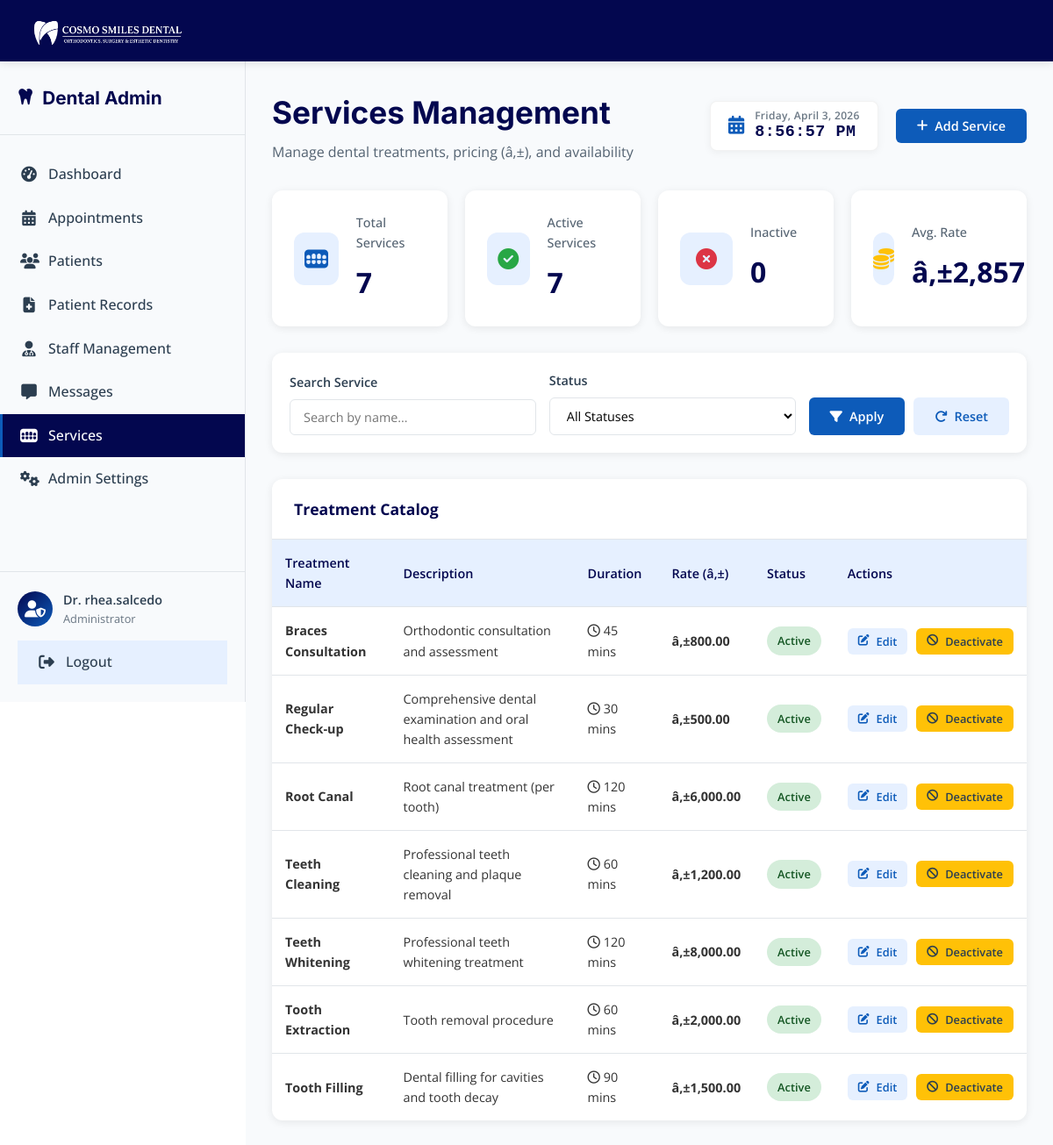
The page /public/admin/admin-services.php (signed in) on the database its author committed.
### tables this page shows
CREATE TABLE `services` (
  `id` int(11) NOT NULL AUTO_INCREMENT,
  `name` varchar(255) NOT NULL,
  `description` text DEFAULT NULL,
  `duration_minutes` int(11) DEFAULT 30,
  `price` decimal(10,2) DEFAULT NULL,
  `is_active` tinyint(1) DEFAULT 1,
  PRIMARY KEY (`id`)
);

### src/Controllers/AdminServiceController.php (called while the page is built, shortened)
<?php
require_once __DIR__ . '/../../config/database.php';
class AdminServiceController {
    private $conn;
    public function __construct() {
        $database = new Database();
        $this->conn = $database->getConnection();
    }
    public function getAllServices($filters = []) {
        try {
            $query = "SELECT * FROM services WHERE 1=1";
            $params = [];
            $query .= " ORDER BY name ASC";
            $stmt = $this->conn->prepare($query);
            $stmt->execute($params);
            return $stmt->fetchAll(PDO::FETCH_ASSOC);
        } catch (PDOException $e) {
            error_log("Error in getAllServices: " . $e->getMessage());
            return [];
        }
    }
    public function getServiceStats() {
        try {
            $stats = [
                'total' => 0,
                'active' => 0,
                'inactive' => 0,
                'avg_price' => 0
            ];
            $query = "SELECT
                        COUNT(*) as total,
                        SUM(CASE WHEN is_active = 1 THEN 1 ELSE 0 END) as active,
                        SUM(CASE WHEN is_active = 0 THEN 1 ELSE 0 END) as inactive,
                        AVG(price) as avg_price
                      FROM services";
            $stmt = $this->conn->prepare($query);
            $stmt->execute();
            $result = $stmt->fetch(PDO::FETCH_ASSOC);
            if ($result) {
                $stats = [
                    'total' => (int)$result['total'],
                    'active' => (int)$result['active'],
                    'inactive' => (int)$result['inactive'],
                    'avg_price' => (float)$result['avg_price']
                ];
            }
            return $stats;
        } catch (PDOException $e) {
            error_log("Error getting service stats: " . $e->getMessage());
            return ['total' => 0, 'active' => 0, 'inactive' => 0, 'avg_price' => 0];
        }
    }
}

### config/env.php (called while the page is built, shortened)
<?php
function env($key, $default = null) {
    $value = $_ENV[$key] ?? getenv($key);
    $lower = strtolower($value);
    return $value;
}

### config/database.php (called while the page is built, shortened)
<?php
require_once __DIR__ . '/env.php';
class Database {
    private $host;
    private $db_name;
    private $username;
    private $password;
    public function __construct() {
        $this->host     = env('DB_HOST', 'localhost');
        $this->db_name  = env('DB_NAME', 'cosmo_smiles_dental');
        $this->username = env('DB_USERNAME', 'root');
        $this->password = env('DB_PASSWORD', '');
    }
    public function getConnection() {
        $this->conn = null;
        try {
            $this->conn = new PDO("mysql:host=" . $this->host . ";dbname=" . $this->db_name, $this->username, $this->password);
            $this->conn->exec("set names utf8");
            $this->conn->setAttribute(PDO::ATTR_ERRMODE, PDO::ERRMODE_EXCEPTION);
        } catch(PDOException $exception) {
            echo "Connection error: " . $exception->getMessage();
        }
        return $this->conn;
    }
}

### public/admin/admin-services.php (the view, shortened to what this page needs)
<?php
require_once __DIR__ . '/../../config/database.php';
require_once __DIR__ . '/../../src/Controllers/AdminServiceController.php';
$controller = new AdminServiceController();
$search = isset($_GET['search']) ? $_GET['search'] : '';
$status = isset($_GET['status']) ? $_GET['status'] : 'all';
$services = $controller->getAllServices([
    'search' => $search,
    'status' => $status
]);
$stats = $controller->getServiceStats();
?>
<!DOCTYPE html>
<html lang="en">
<head>
    <link rel="stylesheet" href="https://cdnjs.cloudflare.com/ajax/libs/font-awesome/6.4.0/css/all.min.css">
</head>
<body>
    <?php  include 'includes/admin-header.php'; ?>
    <div class="admin-container">
        <?php  include 'includes/admin-sidebar.php'; ?>
        <main class="admin-main">
            <div class="dashboard-header">
                <div class="header-content">
                    <h1>Services Management</h1>
                    <p>Manage dental treatments, pricing (â‚±), and availability</p>
                </div>
                <div class="header-actions">
                    <div class="date-display">
                        <i class="fas fa-calendar-alt"></i>
                        <div class="clock-content">
                            <span id="admin-date">Loading...</span>
                            <span id="admin-time">00:00:00 AM</span>
                        </div>
                    </div>
                    <button class="btn btn-primary" onclick="openModal('add')"><i class="fas fa-plus"></i> Add Service</button>
                </div>
            </div>
            <div class="stats-grid">
                <div class="stat-card">
                    <div class="stat-icon"><i class="fas fa-teeth"></i></div>
                    <div class="stat-content">
                        <h3>Total Services</h3>
                        <div class="stat-number"><?php  echo isset($stats['total']) ? $stats['total'] : 0; ?></div>
                    </div>
                </div>
                <div class="stat-card">
                    <div class="stat-icon" style="color:var(--success);"><i class="fas fa-check-circle"></i></div>
                    <div class="stat-content">
                        <h3>Active Services</h3>
                        <div class="stat-number"><?php  echo isset($stats['active']) ? $stats['active'] : 0; ?></div>
                    </div>
                </div>
                <div class="stat-card">
                    <div class="stat-icon" style="color:var(--error);"><i class="fas fa-times-circle"></i></div>
                    <div class="stat-content">
                        <h3>Inactive</h3>
                        <div class="stat-number"><?php  echo isset($stats['inactive']) ? $stats['inactive'] : 0; ?></div>
                    </div>
                </div>
                <div class="stat-card">
                    <div class="stat-icon" style="color:var(--warning);"><i class="fas fa-coins"></i></div>
                    <div class="stat-content">
                        <h3>Avg. Rate</h3>
                        <div class="stat-number">â‚±<?php  echo isset($stats['avg_price']) ? number_format($stats['avg_price'], 0) : 0; ?></div>
                    </div>
                </div>
            </div>
            <div class="staff-filter">
                <form method="GET" class="filter-row">
                    <div class="filter-group">
                        <label>Search Service</label>
                        <input type="text" name="search" class="filter-control" placeholder="Search by name..." value="<?php  echo htmlspecialchars($search); ?>">
                    </div>
                    <div class="filter-group">
                        <label>Status</label>
                        <select name="status" class="filter-control" onchange="this.form.submit()">
                            <option value="all" <?php  echo $status === 'all' ? 'selected' : ''; ?>>All Statuses</option>
                        </select>
                    </div>
                    <div class="filter-actions">
                        <button type="submit" class="btn btn-primary"><i class="fas fa-filter"></i> Apply</button>
                        <a href="admin-services.php" class="btn" style="background:var(--light-accent); color:var(--secondary);"><i class="fas fa-redo"></i> Reset</a>
                    </div>
                </form>
            </div>
            <div class="staff-table-container">
                <div class="table-header">
                    <h3>Treatment Catalog</h3>
                </div>
                <div class="table-content">
                    <table class="staff-table">
                        <thead>
                            <tr>
                                <th>Treatment Name</th>
                                <th>Description</th>
                                <th>Duration</th>
                                <th>Rate (â‚±)</th>
                                <th>Status</th>
                                <th>Actions</th>
                            </tr>
                        </thead>
                        <tbody>
                            <?php  if (empty($services)): ?>
                            <tr><td colspan="6" style="text-align:center; padding:40px; color:#666;">No services found.</td></tr>
                            <?php  else: ?>
                            <?php  foreach ($services as $s): ?>
                            <tr>
                                <td data-label="Treatment Name"><strong><?php  echo htmlspecialchars($s['name']); ?></strong></td>
                                <td data-label="Description">
                                    <?php  echo htmlspecialchars(substr($s['description'], 0, 100)) . (strlen($s['description']) > 100 ? '...' : ''); ?>
                                </td>
                                <td data-label="Duration"><i class="far fa-clock"></i> <?php  echo $s['duration_minutes']; ?> mins</td>
                                <td data-label="Rate (â‚±)"><strong>â‚±<?php  echo number_format($s['price'], 2); ?></strong></td>
                                <td data-label="Status">
                                    <span class="status-badge <?php  echo $s['is_active'] ? 'status-active' : 'status-inactive'; ?>">
                                        <?php  echo $s['is_active'] ? 'Active' : 'Inactive'; ?>
                                    </span>
                                </td>
                                <td data-label="Actions">
                                    <div style="display:flex; gap:10px; justify-content: flex-end;">
                                        <button class="btn btn-sm" style="background:var(--light-accent); color:var(--secondary);" onclick='openModal("edit", <?php  echo json_encode($s); ?>)'><i class="fas fa-edit"></i> Edit</button>
                                        <?php  if ($s['is_active']): ?>
                                        <button class="btn btn-sm btn-warning" onclick="deactivateService(<?php  echo $s['id']; ?>, '<?php  echo addslashes($s['name']); ?>')"><i class="fas fa-ban"></i> Deactivate</button>
                                        <?php  else: ?>
                                        <button class="btn btn-sm btn-success" onclick="activateService(<?php  echo $s['id']; ?>, '<?php  echo addslashes($s['name']); ?>')"><i class="fas fa-check-circle"></i> Activate</button>
                                        <?php  endif; ?>
                                    </div>
                                </td>
                            </tr>
                            <?php  endforeach; ?>
                            <?php  endif; ?>
                        </tbody>
                    </table>
                </div>
            </div>
        </main>
    </div>
</body>
</html>

### rows shown on the page
services: name "Braces Consultation", description "Orthodontic consultation and assessment", duration_minutes "45", price "800.00", is_active "Active"
services: name "Regular Check-up", description "Comprehensive dental examination and oral health assessment", duration_minutes "30", price "500.00", is_active "Active"
services: name "Root Canal", description "Root canal treatment (per tooth)", duration_minutes "120", price "6,000.00", is_active "Active"
services: name "Teeth Cleaning", description "Professional teeth cleaning and plaque removal", duration_minutes "60", price "1,200.00", is_active "Active"
services: name "Teeth Whitening", description "Professional teeth whitening treatment", duration_minutes "120", price "8,000.00", is_active "Active"
services: name "Tooth Extraction", description "Tooth removal procedure", duration_minutes "60", price "2,000.00", is_active "Active"
services: name "Tooth Filling", description "Dental filling for cavities and tooth decay", duration_minutes "90", price "1,500.00", is_active "Active"

### other values the page prints
$item['label'] "Dashboard"
$item['label'] "Appointments"
$item['label'] "Patients"
$item['label'] "Patient Records"
$item['label'] "Staff Management"
$item['label'] "Messages"
$item['label'] "Services"
$item['label'] "Admin Settings"
$sidebarAdminName "Dr. rhea.salcedo"
$sidebarAdminRole "Administrator"
$stats['total'] "7"
$stats['active'] "7"
$stats['inactive'] "0"
$stats['avg_price'] "2,857"
